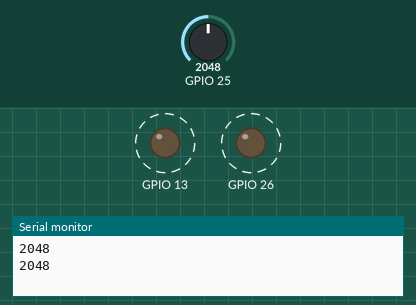
Bench run of a sketch on a simulated ESP32. Shown: output pins drawn as LEDs (lit = HIGH), the last lines printed to the serial monitor. Dashed ring = blinking. The inputs (shaded band) are chosen by the test bench; at power-on: GPIO 25 = 2048.

Above: at 0.87 s.
1.3 s: GPIO 25 set to 830
4.3 s: GPIO 25 set to 747
At 4.3 s:
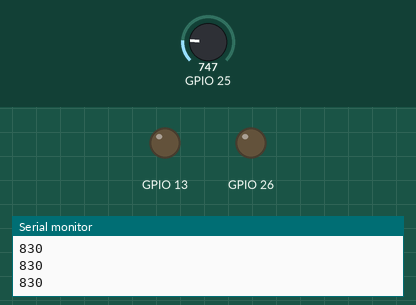
5.8 s: GPIO 25 set to 840
At 5.93 s:
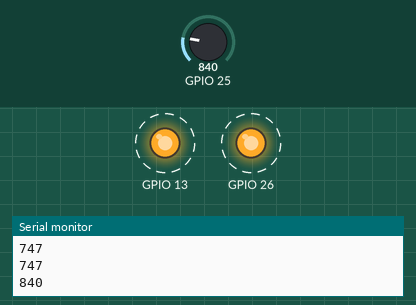
8.8 s: GPIO 25 set to 760
At 9.7 s:
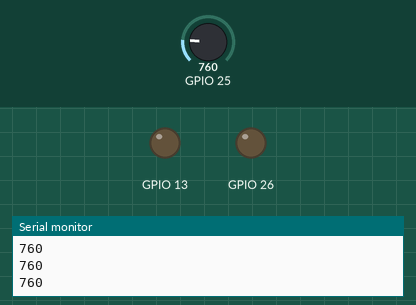
Timing chart, 0 to 11.3 s (numbered marks = the images above; inputs shaded):
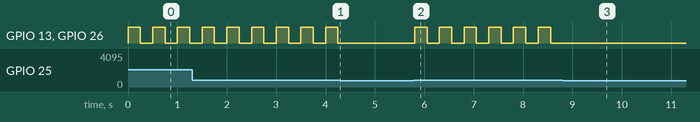

The sketch:

Smoke_Sensor.ino
```cpp
void setup() {
  pinMode(26, OUTPUT);
  pinMode(13, OUTPUT);
  Serial.begin(9600);

}

void loop() {
  Serial.println(analogRead(25));
  if (analogRead(25) > 800) {
    digitalWrite(26, 1); digitalWrite(13, 1); delay(250);
    digitalWrite(26, 0); digitalWrite(13, 0); delay(250);
  }
  else {
    digitalWrite(26, 0);
    digitalWrite(13, 0);
  }

}
```

Measured:
- the behaviour switches between 801 and 800 on GPIO 25 (found by bisection; images 0 and 1)
- after the input at 4.3 s, GPIO 13, GPIO 26: stops changing and stays LOW
- after the input at 5.8 s, GPIO 13, GPIO 26: alternates HIGH for 0.25 s and LOW for 0.25 s, starting at once
- after the input at 8.8 s, GPIO 13, GPIO 26: stops changing and stays LOW
- by itself, GPIO 13, GPIO 26: alternates HIGH for 0.25 s and LOW for 0.25 s
